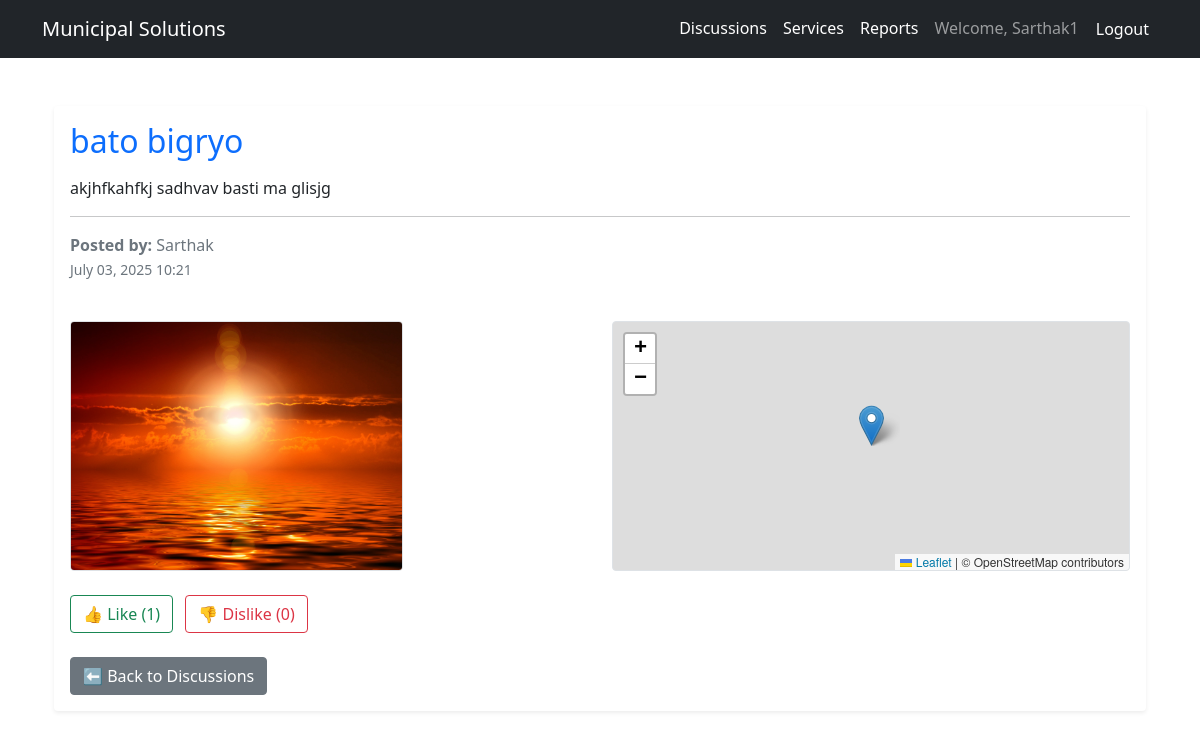
The app's page /discussions/21/ (signed in), older data.
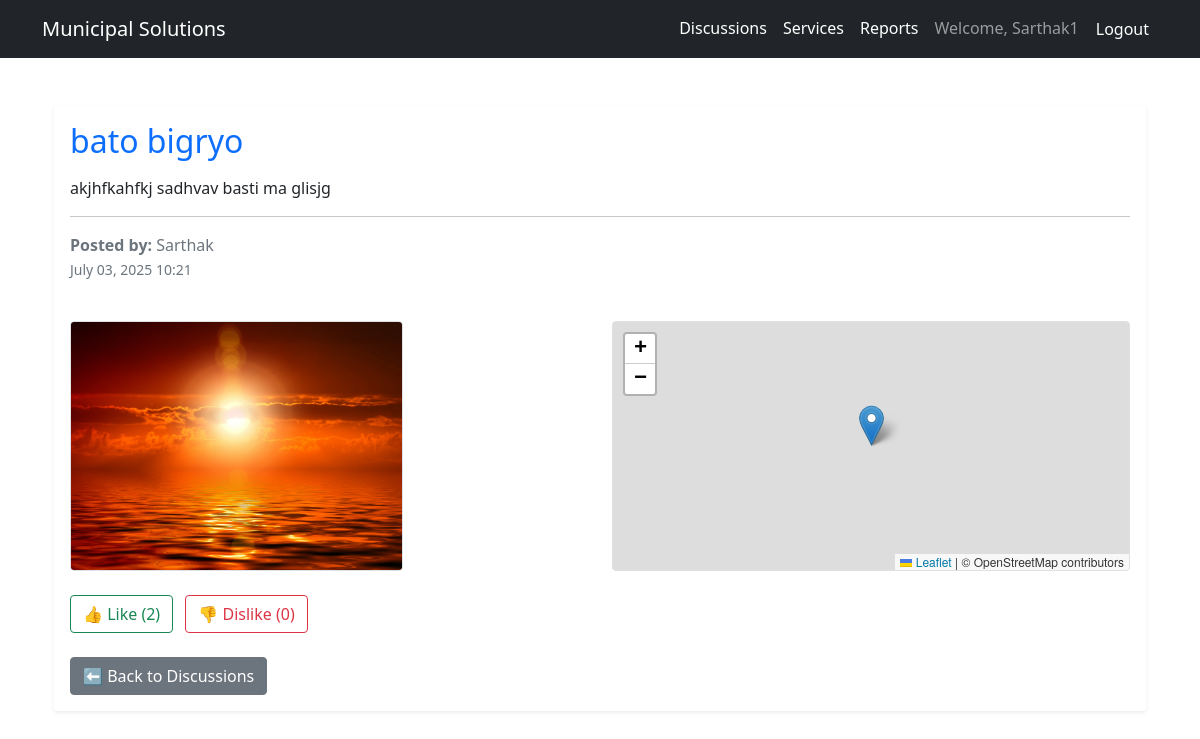
The same page, newer data.
### services/models.py (models this page shows)
class DiscussionPost(models.Model):
    author = models.ForeignKey(CustomUser, on_delete=models.CASCADE)
    title = models.CharField(max_length=200)
    content = models.TextField()
    image = models.ImageField(upload_to='discussion_images/', blank=True, null=True)  # NEW
    location = models.CharField(max_length=100, blank=True, null=True)  # For storing map location
    created_at = models.DateTimeField(auto_now_add=True)
    updated_at = models.DateTimeField(auto_now=True)
    likes = models.PositiveIntegerField(default=0)
    dislikes = models.PositiveIntegerField(default=0)

### accounts/models.py (models this page shows, shortened)
class CustomUser(AbstractUser):
    is_admin = models.BooleanField(default=False)
    phone_number = models.CharField(max_length=20, blank=True)
    address = models.TextField(blank=True)
    email = models.EmailField(unique=True)

### services/views.py (the view)
# urls.py: path('discussions/<int:pk>/', views.post_detail, name='post_detail'),
def post_detail(request, pk):
    post = get_object_or_404(DiscussionPost, pk=pk)
    print("Location from DB:", post.location)
    user_reaction = None
    if request.user.is_authenticated:
        user_reaction = PostReaction.objects.filter(post=post, user=request.user).first()
    return render(request, 'services/post_detail.html', {
        'post': post,
        'user_reaction': user_reaction
    })

### templates/services/post_detail.html (shortened to what this page needs)
{% extends 'base.html' %}
{% block content %}
<div class="container py-4">
    <div class="card shadow-sm border-0">
        <div class="card-body">
            <h2 class="card-title mb-3 text-primary">{{ post.title }}</h2>
            <p class="card-text">{{ post.content }}</p>
            <hr>
            <p class="text-muted">
                <strong>Posted by:</strong> {{ post.author.username }} <br>
                <small>{{ post.created_at|date:"F d, Y H:i" }}</small>
            </p>
            <div class="row g-4 mt-3">
                {% if post.image %}
                <div class="col-md-6">
                    <img src="{{ post.image.url }}" class="img-fluid rounded border" style="max-height: 250px;" alt="Post Image">
                </div>
                {% endif %}
                {% if post.location %}
                <div class="col-md-6">
                    <div id="post-map" class="rounded border" style="height: 250px;"></div>
                </div>
                {% endif %}
            </div>
            <div class="mt-4">
                {% if user.is_authenticated %}
                    {% if user_reaction %}
                        <p class="text-info">You <strong>{{ user_reaction.reaction }}</strong>d this post.</p>
                    {% else %}
                        <form method="post" action="{% url 'like_post' post.id %}">
                            <button name="vote" value="like" class="btn btn-outline-success me-2">
                                👍 Like ({{ post.likes }})
                            </button>
                            <button name="vote" value="dislike" class="btn btn-outline-danger">
                                👎 Dislike ({{ post.dislikes }})
                            </button>
                        </form>
                    {% endif %}
                {% else %}
                    <p class="text-muted mt-3">
                        <i>You must <a href="{% url 'login' %}">log in</a> to react to this post.</i>
                    </p>
                {% endif %}
            </div>
            <a href="{% url 'discussions' %}" class="btn btn-secondary mt-4">⬅ Back to Discussions</a>
        </div>
    </div>
</div>
<link rel="stylesheet" href="https://unpkg.com/leaflet/dist/leaflet.css" />
{% endblock %}

Row changes from the older to the newer data that the page shows:
changed DiscussionPost "bato bigryo": likes "1" → "2"
